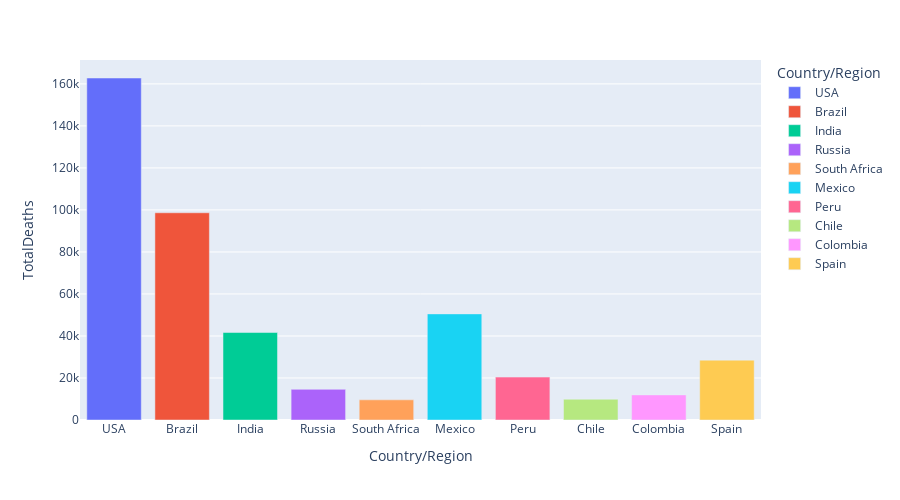

Notebook cell for this chart:
### Markdown cell above
#### Total Deaths vs Countries

### Code cell
px.bar(df1.head(10), x='Country/Region', y='TotalDeaths', color='Country/Region', height = 500, hover_data=['Country/Region', 'Continent'])

### Figure 1 — Plotly figure (JSON) as saved in the notebook; plotly's stock layout.template omitted (floating-point values rounded to 4 significant figures)
{"data": [{"alignmentgroup": "True", "customdata": [["USA", "North America"]], "hovertemplate": "Country/Region=%{customdata[0]}<br>TotalDeaths=%{y}<br>Continent=%{customdata[1]}<extra></extra>", "legendgroup": "USA", "marker": {"color": "#636efa"}, "name": "USA", "offsetgroup": "USA", "orientation": "v", "showlegend": true, "textposition": "auto", "type": "bar", "x": ["USA"], "xaxis": "x", "y": [162804], "yaxis": "y"}, {"alignmentgroup": "True", "customdata": [["Brazil", "South America"]], "hovertemplate": "Country/Region=%{customdata[0]}<br>TotalDeaths=%{y}<br>Continent=%{customdata[1]}<extra></extra>", "legendgroup": "Brazil", "marker": {"color": "#EF553B"}, "name": "Brazil", "offsetgroup": "Brazil", "orientation": "v", "showlegend": true, "textposition": "auto", "type": "bar", "x": ["Brazil"], "xaxis": "x", "y": [98644], "yaxis": "y"}, {"alignmentgroup": "True", "customdata": [["India", "Asia"]], "hovertemplate": "Country/Region=%{customdata[0]}<br>TotalDeaths=%{y}<br>Continent=%{customdata[1]}<extra></extra>", "legendgroup": "India", "marker": {"color": "#00cc96"}, "name": "India", "offsetgroup": "India", "orientation": "v", "showlegend": true, "textposition": "auto", "type": "bar", "x": ["India"], "xaxis": "x", "y": [41638], "yaxis": "y"}, {"alignmentgroup": "True", "customdata": [["Russia", "Europe"]], "hovertemplate": "Country/Region=%{customdata[0]}<br>TotalDeaths=%{y}<br>Continent=%{customdata[1]}<extra></extra>", "legendgroup": "Russia", "marker": {"color": "#ab63fa"}, "name": "Russia", "offsetgroup": "Russia", "orientation": "v", "showlegend": true, "textposition": "auto", "type": "bar", "x": ["Russia"], "xaxis": "x", "y": [14606], "yaxis": "y"}, {"alignmentgroup": "True", "customdata": [["South Africa", "Africa"]], "hovertemplate": "Country/Region=%{customdata[0]}<br>TotalDeaths=%{y}<br>Continent=%{customdata[1]}<extra></extra>", "legendgroup": "South Africa", "marker": {"color": "#FFA15A"}, "name": "South Africa", "offsetgroup": "South Africa", "orientation": "v", "showlegend": true, "textposition": "auto", "type": "bar", "x": ["South Africa"], "xaxis": "x", "y": [9604], "yaxis": "y"}, {"alignmentgroup": "True", "customdata": [["Mexico", "North America"]], "hovertemplate": "Country/Region=%{customdata[0]}<br>TotalDeaths=%{y}<br>Continent=%{customdata[1]}<extra></extra>", "legendgroup": "Mexico", "marker": {"color": "#19d3f3"}, "name": "Mexico", "offsetgroup": "Mexico", "orientation": "v", "showlegend": true, "textposition": "auto", "type": "bar", "x": ["Mexico"], "xaxis": "x", "y": [50517], "yaxis": "y"}, {"alignmentgroup": "True", "customdata": [["Peru", "South America"]], "hovertemplate": "Country/Region=%{customdata[0]}<br>TotalDeaths=%{y}<br>Continent=%{customdata[1]}<extra></extra>", "legendgroup": "Peru", "marker": {"color": "#FF6692"}, "name": "Peru", "offsetgroup": "Peru", "orientation": "v", "showlegend": true, "textposition": "auto", "type": "bar", "x": ["Peru"], "xaxis": "x", "y": [20424], "yaxis": "y"}, {"alignmentgroup": "True", "customdata": [["Chile", "South America"]], "hovertemplate": "Country/Region=%{customdata[0]}<br>TotalDeaths=%{y}<br>Continent=%{customdata[1]}<extra></extra>", "legendgroup": "Chile", "marker": {"color": "#B6E880"}, "name": "Chile", "offsetgroup": "Chile", "orientation": "v", "showlegend": true, "textposition": "auto", "type": "bar", "x": ["Chile"], "xaxis": "x", "y": [9889], "yaxis": "y"}, {"alignmentgroup": "True", "customdata": [["Colombia", "South America"]], "hovertemplate": "Country/Region=%{customdata[0]}<br>TotalDeaths=%{y}<br>Continent=%{customdata[1]}<extra></extra>", "legendgroup": "Colombia", "marker": {"color": "#FF97FF"}, "name": "Colombia", "offsetgroup": "Colombia", "orientation": "v", "showlegend": true, "textposition": "auto", "type": "bar", "x": ["Colombia"], "xaxis": "x", "y": [11939], "yaxis": "y"}, {"alignmentgroup": "True", "customdata": [["Spain", "Europe"]], "hovertemplate": "Country/Region=%{customdata[0]}<br>TotalDeaths=%{y}<br>Continent=%{customdata[1]}<extra></extra>", "legendgroup": "Spain", "marker": {"color": "#FECB52"}, "name": "Spain", "offsetgroup": "Spain", "orientation": "v", "showlegend": true, "textposition": "auto", "type": "bar", "x": ["Spain"], "xaxis": "x", "y": [28500], "yaxis": "y"}], "layout": {"barmode": "relative", "height": 500, "legend": {"title": {"text": "Country/Region"}, "tracegroupgap": 0}, "margin": {"t": 60}, "xaxis": {"anchor": "y", "categoryarray": ["USA", "Brazil", "India", "Russia", "South Africa", "Mexico", "Peru", "Chile", "Colombia", "Spain"], "categoryorder": "array", "domain": [0, 1], "title": {"text": "Country/Region"}}, "yaxis": {"anchor": "x", "domain": [0, 1], "title": {"text": "TotalDeaths"}}}}
